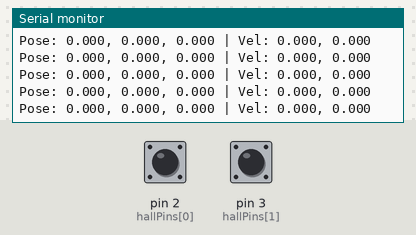
The sketch below on a simulated Arduino Uno, built with avr-gcc and run on an emulated ATmega328P. Shown: the last lines printed to the serial monitor. The inputs (shaded band) are chosen by the test bench; at power-on: pin 2 (hallPins[0]) HIGH, pin 3 (hallPins[1]) HIGH.

Above: at 1.2 s.
1.3 s: pin 2 (hallPins[0]) pulled LOW for 0.15 s
At 1.8 s:
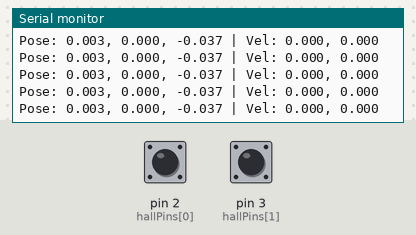
2.9 s: pin 3 (hallPins[1]) pulled LOW for 0.15 s
At 3.4 s:
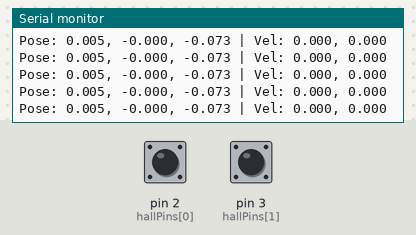
4.5 s: pin 2 (hallPins[0]) pulled LOW for 1 s
At 5.2 s:
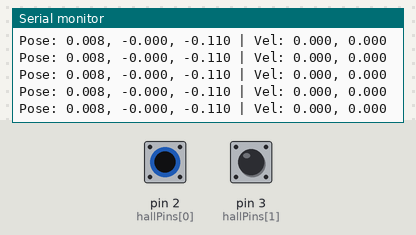
7.0 s: pin 3 (hallPins[1]) pulled LOW for 1 s
At 7.5 s:
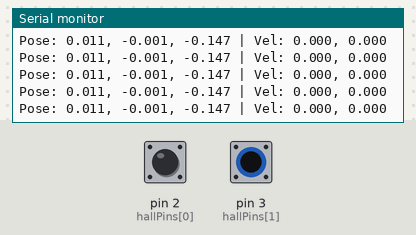
Timing chart, 0 to 10.0 s (numbered marks = the images above; inputs shaded):
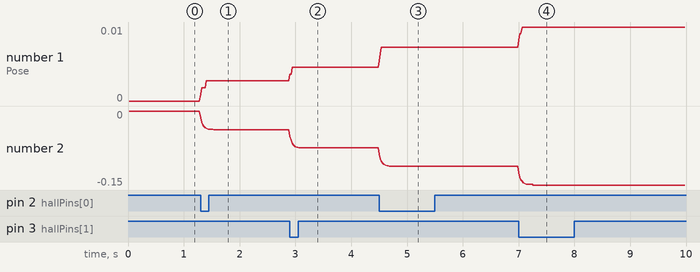

Measured:
- after the input at 1.3 s, the serial monitor: prints a new line at once (image 1)
- after the input at 2.9 s, the serial monitor: prints a new line at once (image 2)
- after the input at 4.5 s, the serial monitor: prints a new line at once (image 3)
- after the input at 7.0 s, the serial monitor: prints a new line at once (image 4)
- plotted number 1: 0 → 0 after the input at 1.3 s, 0 → 0.01 after the input at 2.9 s, 0.01 → 0.01 after the input at 4.5 s, 0.01 → 0.01 after the input at 7.0 s
- plotted number 2: 0 → -0.04 after the input at 1.3 s, -0.04 → -0.07 after the input at 2.9 s, -0.07 → -0.11 after the input at 4.5 s, -0.11 → -0.15 after the input at 7.0 s

The sketch:

task1.ino
```cpp
// ==================== CONFIG ====================
const uint8_t hallPins[4] = {2, 3, 4, 5};   // 4 Hall sensors
volatile uint32_t wheelCount[4] = {0, 0, 0, 0};
volatile uint32_t lastPulseTime[4] = {0, 0, 0, 0};  // debounce timers

const float wheelRadius = 0.035;     // 3.5 cm
const uint16_t pulsesPerRev = 20;    // depends on your encoder/magnet setup
const float wheelBase = 0.15;        // 15 cm between left & right wheels
const float distancePerPulse = (2.0 * PI * wheelRadius) / pulsesPerRev;

const uint32_t debounce_us = 5000;   // 5 ms debounce (tune if needed)

// ==================== ODOMETRY ====================
struct Pose {
  float x;
  float y;
  float theta;
};
Pose robotPose = {0.0, 0.0, 0.0};
Pose kalmanPose = {0.0, 0.0, 0.0};

uint32_t lastCount[4] = {0, 0, 0, 0};

// ==================== KALMAN FILTER ====================
float P_x = 1, P_y = 1, P_theta = 1;
const float Q = 0.01;  // process noise
const float R = 0.05;  // measurement noise

float kalmanUpdate(float estimate, float measurement, float &P) {
  float P_pred = P + Q;
  float K = P_pred / (P_pred + R);
  float x_new = estimate + K * (measurement - estimate);
  P = (1 - K) * P_pred;
  return x_new;
}

// ==================== ISR HANDLERS ====================
void handlePulse(uint8_t idx) {
  uint32_t now = micros();
  if (now - lastPulseTime[idx] > debounce_us) {
    wheelCount[idx]++;
    lastPulseTime[idx] = now;
  }
}

void wheel0ISR() { handlePulse(0); }
void wheel1ISR() { handlePulse(1); }
void wheel2ISR() { handlePulse(2); }
void wheel3ISR() { handlePulse(3); }

// ==================== SETUP ====================
void setup() {
  Serial.begin(115200);
  while (!Serial) {}

  for (int i = 0; i < 4; i++) {
    pinMode(hallPins[i], INPUT_PULLUP);
  }

  // Attach interrupts (FALLING edge = magnet arrival)
  attachInterrupt(digitalPinToInterrupt(hallPins[0]), wheel0ISR, FALLING);
  attachInterrupt(digitalPinToInterrupt(hallPins[1]), wheel1ISR, FALLING);
  attachInterrupt(digitalPinToInterrupt(hallPins[2]), wheel2ISR, FALLING);
  attachInterrupt(digitalPinToInterrupt(hallPins[3]), wheel3ISR, FALLING);

  Serial.println("Interrupt-driven odometry with Kalman filter (50Hz)");
}

// ==================== LOOP ====================
void loop() {
  static uint32_t lastUpdate = 0;
  uint32_t now = millis();

  if (now - lastUpdate >= 20) { // 20ms = 50Hz
    float dt = (now - lastUpdate) / 1000.0; // seconds
    lastUpdate = now;

    // Compute wheel distances
    float dLeft = ((wheelCount[0] - lastCount[0]) + (wheelCount[1] - lastCount[1])) / 2.0 * distancePerPulse;
    float dRight = ((wheelCount[2] - lastCount[2]) + (wheelCount[3] - lastCount[3])) / 2.0 * distancePerPulse;

    // Save counts
    for (int i = 0; i < 4; i++) lastCount[i] = wheelCount[i];

    // Odometry update
    float d = (dLeft + dRight) / 2.0;
    float dTheta = (dRight - dLeft) / wheelBase;

    robotPose.x += d * cos(robotPose.theta);
    robotPose.y += d * sin(robotPose.theta);
    robotPose.theta += dTheta;

    // Normalize theta
    if (robotPose.theta > PI) robotPose.theta -= 2 * PI;
    if (robotPose.theta < -PI) robotPose.theta += 2 * PI;

    // Kalman smoothing
    kalmanPose.x = kalmanUpdate(kalmanPose.x, robotPose.x, P_x);
    kalmanPose.y = kalmanUpdate(kalmanPose.y, robotPose.y, P_y);
    kalmanPose.theta = kalmanUpdate(kalmanPose.theta, robotPose.theta, P_theta);

    // Velocities
    float v = d / dt;      // m/s
    float w = dTheta / dt; // rad/s

    // Print
    Serial.print("Pose: ");
    Serial.print(kalmanPose.x, 3); Serial.print(", ");
    Serial.print(kalmanPose.y, 3); Serial.print(", ");
    Serial.print(kalmanPose.theta, 3); Serial.print(" | ");
    Serial.print("Vel: ");
    Serial.print(v, 3); Serial.print(", ");
    Serial.println(w, 3);
  }
}
```
